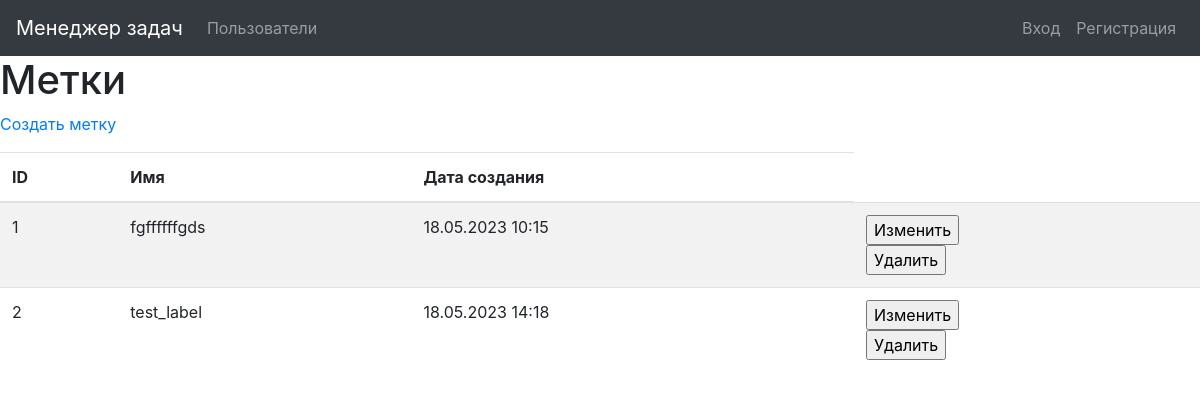
/labels/, run on an earlier commit of the app's database.
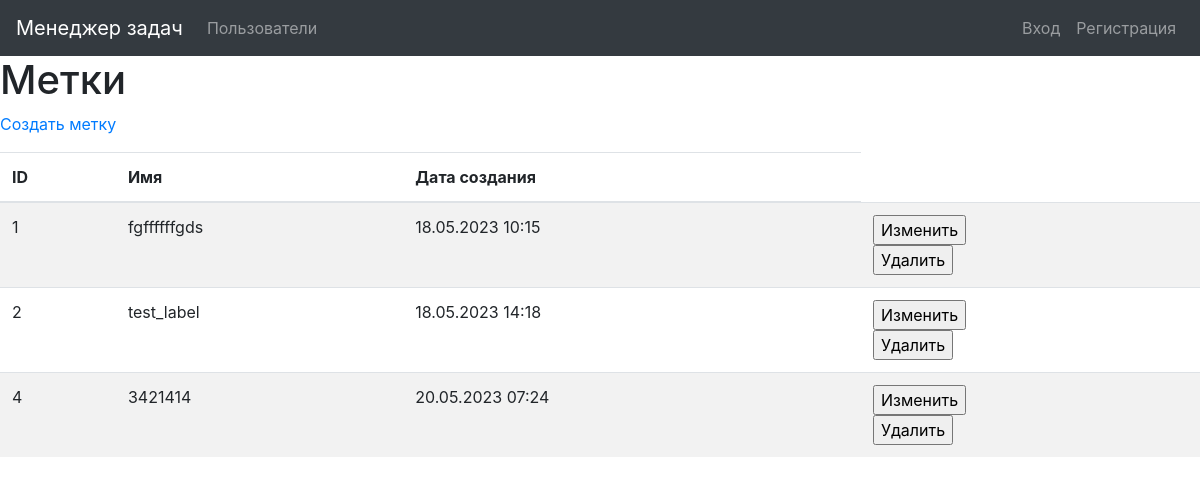
And on a later commit of the database.
### task_manager/labels/models.py (models this page shows, shortened)
class Label(models.Model):
    name = models.CharField(_('Name'), max_length=100, unique=True)
    created_at = models.DateTimeField(default=timezone.now)

### task_manager/labels/views.py (the view)
# urls.py: path('', views.LabelsListView.as_view(),
class LabelsListView(ListView):
    model = Label
    template_name = 'label/label_list.html'
    context_object_name = 'labels'

### task_manager/templates/label/label_list.html (shortened to what this page needs)
{% extends "base.html" %}
{% block content %}
{% load i18n %}
<h1>{% translate "Labels" %}</h1>
<p><a href="{% url 'label_create' %}">{% translate "Create label" %}</a></p>
<div class="table-responsive">
  <table class="table table-striped">
    <thead>
      <tr>
        <th>{% translate "ID" %}</th>
        <th>{% translate "Name" %}</th>
        <th>{% translate "Creation date" %}</th>
      </tr>
    </thead>
    <tbody>
    {% for label in labels %}
      <tr>
        <td>{{ label.id }}</td>
        <td>{{ label.name }}</td>
        <td>{{ label.created_at|date:"d.m.Y H:i" }}</td>
        <td>
          <form action="{% url 'label_update' pk=label.id %}" method="get">
          <input type="submit" value="Изменить">
          </form>
          <form action="{% url 'label_delete' pk=label.id %}" method="get">
          <input type="submit" value="Удалить">
          </form>
        </td>
      </tr>
      {% endfor %}
      </tbody>
</table>
  </div>
{% endblock %}

What changed in the data, as far as the page shows it:
added Label: id "4", name "3421414", created_at "20.05.2023 07:24"
